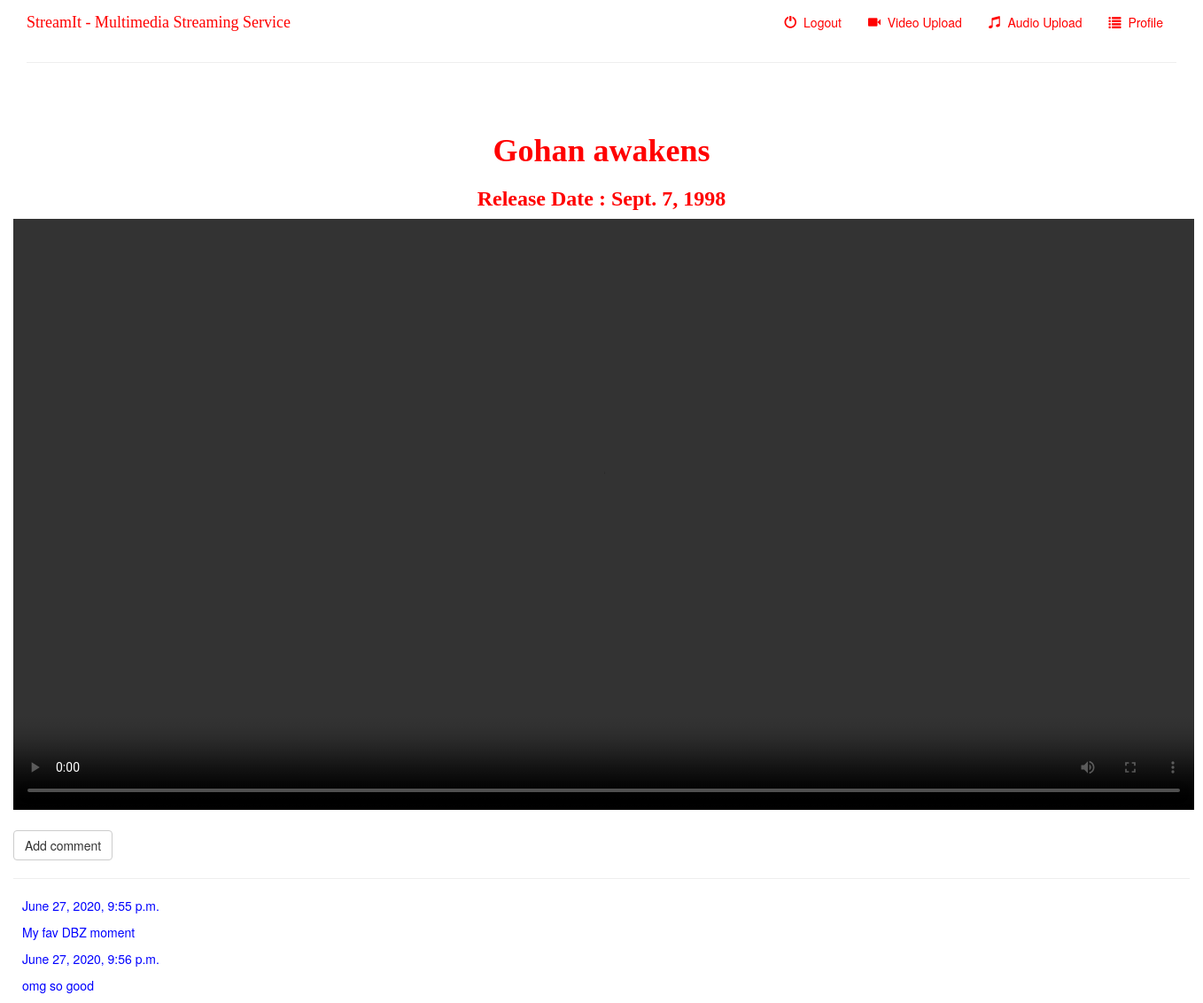
The app's page /post/9 (signed in) with its own data.
### music/models.py (models this page shows, shortened)
class Videos(models.Model):
    videoid = models.AutoField(primary_key=True,null=False)
    videotitle = models.CharField(max_length=100)
    releasedate = models.DateField()
    videofile= models.FileField(upload_to='videos/',null = True,verbose_name="")

class VideoDetails(models.Model):
    video_id = models.ForeignKey('Videos',on_delete=models.CASCADE,related_name='vcomments')
    text = models.TextField(null = True)
    created_date = models.DateTimeField(default=timezone.now)
    username = models.CharField(max_length=200,null = True)

### music/views.py (the view)
# urls.py: path('post/<videoid>', views.videodetail, name='videodetail'),
@login_required
def videodetail(request, videoid):
    video = get_object_or_404(Videos, pk=videoid)
    return render(request, 'music/video_detail.html', {'video': video} )

### music/templates/music/video_detail.html (shortened to what this page needs)
{% extends 'music/base.html' %}
{% block body %}
<br>
<br>
   <h1 class="headingvu">{{video.videotitle}}</h1>
   <h3 class="headingvu">Release Date : {{video.releasedate}}</h3>
   <video width='1333' controls>
    <source src="{{MEDIA_URL}}{{video.videofile}}" type="video/mp4">
  </video>
<br>
<br>
   <a class="btn btn-default" href="{% url 'music:add_comment_to_post_video' videoid=video.videoid %}"> Add comment </a>
   <hr>
   {% for comment in video.vcomments.all %}
       <div class="comment">
           <div class="date">{{ comment.created_date }}</div>
           <p>{{ comment.text|linebreaks }}</p>
       </div>
   {% empty %}
       <p class="nocomment">No comments here yet :(</p>
   {% endfor %}
{% endblock %}

### music/static/music/style.css (style rules this page uses)
body { background: white url("images/background4.jpg"); height: 100%; background-position: center; background-repeat: no-repeat; background-size: cover; }
.comment { margin: 10px 10px 10px 10px; color: blue; }
.headingvu { color: red; font-family:'Georgia', serif; font-weight: bold; border: 10px; text-align: center; }

### records on screen
Videos: videotitle "Gohan awakens", releasedate "Sept. 7, 1998"
VideoDetails: created_date "June 27, 2020, 9:55 p.m.", text "My fav DBZ moment"
VideoDetails: created_date "June 27, 2020, 9:56 p.m.", text "omg so good"
